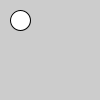
Frame 1 (no input)
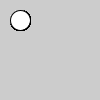
Frame 60 (the mouse pressed at the canvas centre just before this capture)
Frame 120 (the mouse held since frame 60 and released just before this capture): identical to frame 60, image omitted

The Processing sketch that drew these frames (run headless with seeded random() and noise(); from frame 60 on, the mouse is pressed at the canvas centre):

// Processing sketch: BouncyBall
// ── BouncyBall.pde
void setup(){



}


void draw(){
  ellipse(20,20,20,20);
}
